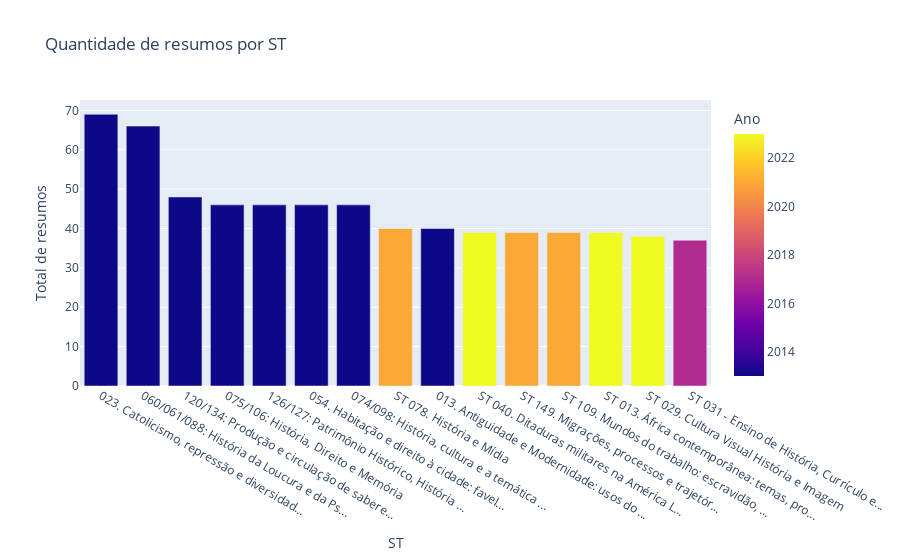

Here is the notebook cell this chart was saved with:
### Code cell
fig4 = px.bar(df_ano_st.head(15), x='ST', y='Total de resumos', title='Quantidade de resumos por ST', color='Ano')

fig4.show()

### Figure 1 — Plotly figure (JSON) as saved in the notebook; plotly's stock layout.template omitted (floating-point values rounded to 4 significant figures)
{"data": [{"alignmentgroup": "True", "hovertemplate": "ST=%{x}<br>Total de resumos=%{y}<br>Ano=%{marker.color}<extra></extra>", "legendgroup": "", "marker": {"color": [2013, 2013, 2013, 2013, 2013, 2013, 2013, 2021, 2013, 2023, 2021, 2021, 2023, 2023, 2017], "coloraxis": "coloraxis", "pattern": {"shape": ""}}, "name": "", "offsetgroup": "", "orientation": "v", "showlegend": false, "textposition": "auto", "type": "bar", "x": ["023. Catolicismo, repressão e diversidad...", "060/061/088: História da Loucura e da Ps...", "120/134: Produção e circulação de sabere...", "075/106: História, Direito e Memória", "126/127: Patrimônio Histórico, História ...", "054. Habitação e direito à cidade: favel...", "074/098: História, cultura e a temática ...", "ST 078. História e Mídia", "013. Antiguidade e Modernidade: usos do ...", "ST 040. Ditaduras militares na América L...", "ST 149. Migrações, processos e trajetór...", "ST 109. Mundos do trabalho: escravidão, ...", "ST 013. África contemporânea: temas, pro...", "ST 029. Cultura Visual História e Imagem", "ST 031 - Ensino de História, Currículo e..."], "xaxis": "x", "y": [69, 66, 48, 46, 46, 46, 46, 40, 40, 39, 39, 39, 39, 38, 37], "yaxis": "y"}], "layout": {"barmode": "relative", "coloraxis": {"colorbar": {"title": {"text": "Ano"}}, "colorscale": [[0, "#0d0887"], [0.1111, "#46039f"], [0.2222, "#7201a8"], [0.3333, "#9c179e"], [0.4444, "#bd3786"], [0.5556, "#d8576b"], [0.6667, "#ed7953"], [0.7778, "#fb9f3a"], [0.8889, "#fdca26"], [1, "#f0f921"]]}, "legend": {"tracegroupgap": 0}, "title": {"text": "Quantidade de resumos por ST"}, "xaxis": {"anchor": "y", "domain": [0, 1], "title": {"text": "ST"}}, "yaxis": {"anchor": "x", "domain": [0, 1], "title": {"text": "Total de resumos"}}}}
